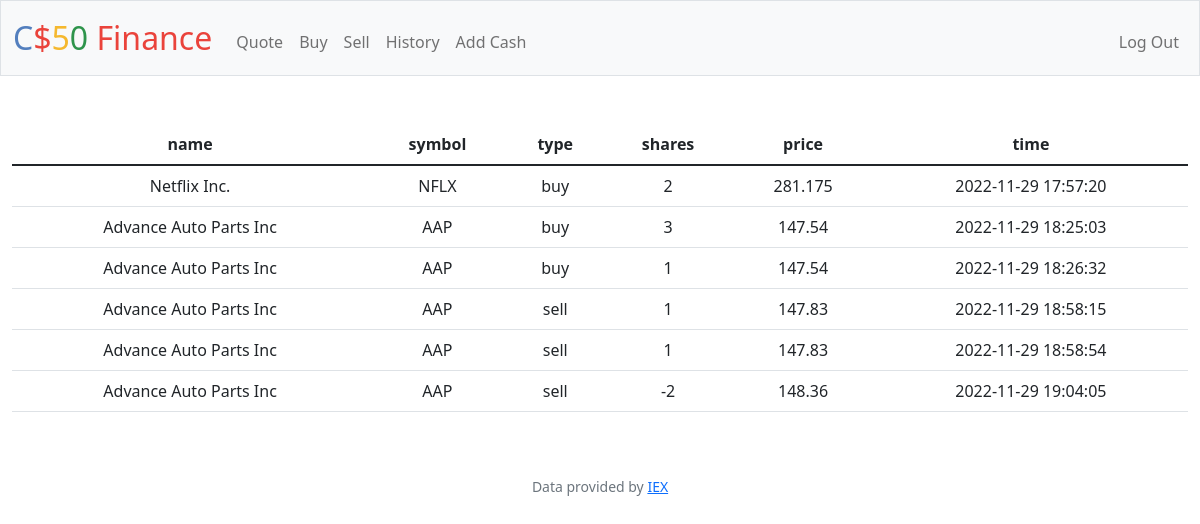
Screenshot of /history (signed in) with the database file from the repository.
### tables this page shows
CREATE TABLE transactions (
    id INTEGER PRIMARY KEY AUTOINCREMENT,
    user_id INTEGER NOT NULL ,
    name TEXT NOT NULL,
    shares INTEGER NOT NULL,
    price NUMERIC NOT NULL,
    type TEXT NOT NULL,
    symbol TEXT NOT NULL,
    time TIMESTAMP DEFAULT CURRENT_TIMESTAMP,
    FOREIGN KEY(user_id) REFERENCES users(id)
    );

### app.py (the view)
@app.route("/history")
@login_required
def history():
    user_id = session["user_id"]
    transactions_db = db.execute("SELECT * FROM transactions WHERE user_id = :id", id=user_id)
    return render_template("history.html", transactions=transactions_db)

### app.py (called while the page is built)
@app.after_request
def after_request(response):
    response.headers["Cache-Control"] = "no-cache, no-store, must-revalidate"
    response.headers["Expires"] = 0
    response.headers["Pragma"] = "no-cache"
    return response

### helpers.py (called while the page is built)
def login_required(f):
    @wraps(f)
    def decorated_function(*args, **kwargs):
        if session.get("user_id") is None:
            return redirect("/login")
        return f(*args, **kwargs)
    return decorated_function

### templates/history.html (shortened to what this page needs)
{% extends "layout.html" %}
{% block main %}
<table class="table">
    <thead>
      <tr>
        <th scope="col">name</th>
        <th scope="col">symbol</th>
        <th scope="col">type</th>
        <th scope="col">shares</th>
        <th scope="col">price</th>
        <th scope="col">time</th>
      </tr>
    </thead>
    <tbody>
        {% for row in transactions %}
            <tr>
                <td>{{row["name"]}}</td>
                <td>{{row["symbol"]}}</td>
                <td>{{row["type"]}}</td>
                <td>{{row["shares"]}}</td>
                <td>{{row["price"]}}</td>
                <td>{{row["time"]}}</td>
            </tr>
        {% endfor %}
    </tbody>
  </table>
{% endblock %}

### templates/layout.html (shortened to what this page needs)
<!DOCTYPE html>
<html lang="en">
    <head>
        <link href="https://cdn.jsdelivr.net/npm/bootstrap@5.1.3/dist/css/bootstrap.min.css" rel="stylesheet">
        <link href="/static/styles.css" rel="stylesheet">
        <link href="https://cdn.jsdelivr.net/npm/bootstrap@5.1.3/dist/css/bootstrap.min.css" rel="stylesheet">
    </head>
    <body>
        <nav class="bg-light border navbar navbar-expand-md navbar-light">
            <div class="container-fluid">
                <a class="navbar-brand" href="/"><span class="blue">C</span><span class="red">$</span><span class="yellow">5</span><span class="green">0</span> <span class="red">Finance</span></a>
                <div class="collapse navbar-collapse" id="navbar">
                    {% if session["user_id"] %}
                        <ul class="navbar-nav me-auto mt-2">
                            <li class="nav-item"><a class="nav-link" href="/quote">Quote</a></li>
                            <li class="nav-item"><a class="nav-link" href="/buy">Buy</a></li>
                            <li class="nav-item"><a class="nav-link" href="/sell">Sell</a></li>
                            <li class="nav-item"><a class="nav-link" href="/history">History</a></li>
                            <li class="nav-item"><a class="nav-link" href="/add_cash">Add Cash</a></li>
                        </ul>
                        <ul class="navbar-nav ms-auto mt-2">
                            <li class="nav-item"><a class="nav-link" href="/logout">Log Out</a></li>
                        </ul>
                    {% else %}
                        <ul class="navbar-nav ms-auto mt-2">
                            <li class="nav-item"><a class="nav-link" href="/register">Register</a></li>
                            <li class="nav-item"><a class="nav-link" href="/login">Log In</a></li>
                        </ul>
                    {% endif %}
                </div>
            </div>
        </nav>
        <main class="container-fluid py-5 text-center">
            {% block main %}{% endblock %}
        </main>
        <footer class="mb-5 small text-center text-muted">
            Data provided by <a href="https://iexcloud.io/">IEX</a>
        </footer>
    </body>
</html>

### static/styles.css (style rules this page uses)
nav .navbar-brand { font-size: xx-large; }
nav .navbar-brand .blue { color: #537fbe; }
nav .navbar-brand .red { color: #ea433b; }
nav .navbar-brand .yellow { color: #f5b82e; }
nav .navbar-brand .green { color: #2e944b; }

### rows the page displays
transactions: name "Netflix Inc.", symbol "NFLX", type "buy", shares "2", price "281.175", time "2022-11-29 17:57:20"
transactions: name "Advance Auto Parts Inc", symbol "AAP", type "buy", shares "3", price "147.54", time "2022-11-29 18:25:03"
transactions: name "Advance Auto Parts Inc", symbol "AAP", type "buy", shares "1", price "147.54", time "2022-11-29 18:26:32"
transactions: name "Advance Auto Parts Inc", symbol "AAP", type "sell", shares "1", price "147.83", time "2022-11-29 18:58:15"
transactions: name "Advance Auto Parts Inc", symbol "AAP", type "sell", shares "1", price "147.83", time "2022-11-29 18:58:54"
transactions: name "Advance Auto Parts Inc", symbol "AAP", type "sell", shares "-2", price "148.36", time "2022-11-29 19:04:05"
